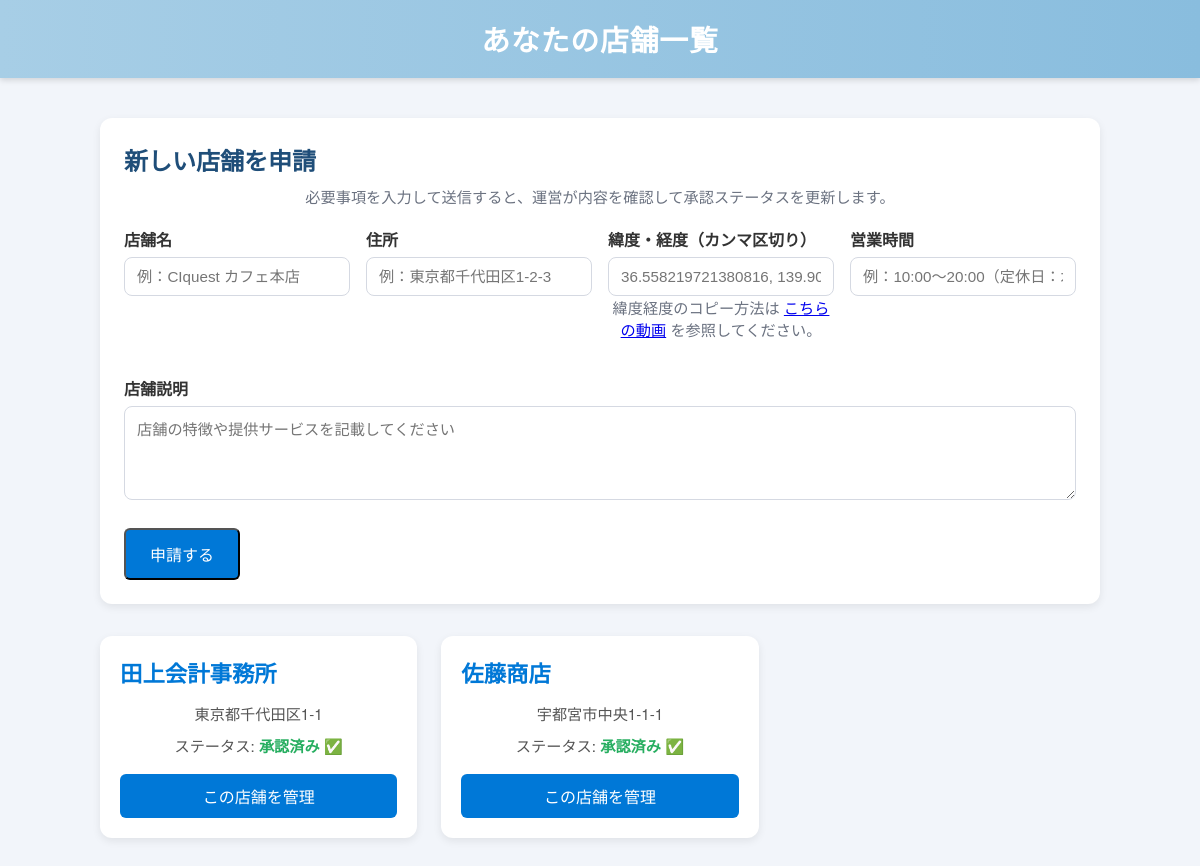
The app's page /owner/dashboard/ (signed in) with its own data.
### ciquest_model/models.py (models this page shows, shortened)
class Store(models.Model):
    STATUS_CHOICES = [
        ('pending', '審査中'),
        ('approved', '承認済み'),
        ('rejected', '却下'),
    ]
    store_id = models.AutoField(primary_key=True)
    owner = models.ForeignKey(StoreOwner, on_delete=models.CASCADE)
    name = models.CharField(max_length=100)
    address = models.CharField(max_length=255)
    latitude = models.DecimalField(max_digits=10, decimal_places=7)
    longitude = models.DecimalField(max_digits=10, decimal_places=7)
    business_hours = models.CharField(max_length=100, blank=True, null=True)
    store_description = models.TextField(blank=True, null=True)
    qr_code = models.CharField(max_length=255, unique=True)
    status = models.CharField(max_length=20, choices=STATUS_CHOICES, default='pending')
    created_at = models.DateTimeField(auto_now_add=True)

### owner/views.py (the view)
# urls.py: path('dashboard/', views.dashboard, name='owner_dashboard'),
def dashboard(request):
    owner_id = request.session.get("owner_id")
    if not owner_id:
        return redirect("login")
    owner = get_object_or_404(StoreOwner, pk=owner_id)
    stores = Store.objects.filter(owner=owner).order_by("-created_at")
    if request.method == "POST":
        application_form = StoreApplicationForm(request.POST)
        if application_form.is_valid():
            new_store = application_form.save(commit=False)
            new_store.owner = owner
            new_store.status = "pending"
            new_store.qr_code = _generate_unique_store_qr_code()
            new_store.save()
            messages.success(request, "店舗申請を受け付けました。審査結果をお待ちください。")
            return redirect("owner_dashboard")
    else:
        application_form = StoreApplicationForm()
    return render(
        request,
        "owner/dashboard.html",
        {"owner": owner, "stores": stores, "application_form": application_form},
    )

### owner/templates/owner/dashboard.html (shortened to what this page needs)
{% load static %}
<!DOCTYPE html>
<html lang="ja">
<head>
  <link rel="stylesheet" href="{% static 'css/owner/dashboard.css' %}">
</head>
<body>
  <header>
    <h1>あなたの店舗一覧</h1>
  </header>
  <main>
    <section class="store-application">
      <h2>新しい店舗を申請</h2>
      <p class="help-text">必要事項を入力して送信すると、運営が内容を確認して承認ステータスを更新します。</p>
      <form method="post" class="application-form">
        <div class="form-grid">
          <div class="form-field">
            <label for="{{ application_form.name.id_for_label }}">店舗名</label>
            {{ application_form.name }}
          </div>
          <div class="form-field">
            <label for="{{ application_form.address.id_for_label }}">住所</label>
            {{ application_form.address }}
          </div>
          <div class="form-field">
            <label for="{{ application_form.latlng.id_for_label }}">緯度・経度（カンマ区切り）</label>
            {{ application_form.latlng }}
            <p class="help-text">
              緯度経度のコピー方法は
              <a href="https://youtu.be/MeOihQEC68o" target="_blank" rel="noopener">こちらの動画</a>
              を参照してください。
            </p>
          </div>
          <div class="form-field">
            <label for="{{ application_form.business_hours.id_for_label }}">営業時間</label>
            {{ application_form.business_hours }}
          </div>
          <div class="form-field full">
            <label for="{{ application_form.store_description.id_for_label }}">店舗説明</label>
            {{ application_form.store_description }}
          </div>
        </div>
        <button type="submit" class="btn submit-btn">申請する</button>
      </form>
    </section>
    {% if stores %}
      <div class="store-list">
        {% for store in stores %}
          <div class="store-card">
            <h2>{{ store.name }}</h2>
            <p>{{ store.address }}</p>
            <p>ステータス:
              {% if store.status == "approved" %}
                <span class="approved">承認済み ✅</span>
              {% elif store.status == "pending" %}
                <span class="pending">審査中 ⏳</span>
              {% else %}
                <span class="rejected">却下 ❌</span>
              {% endif %}
            </p>
            <a href="{% url 'owner_store_home' store.store_id %}" class="btn">この店舗を管理</a>
          </div>
        {% endfor %}
      </div>
    {% else %}
      <p>まだ登録された店舗がありません。</p>
    {% endif %}
  </main>
</body>
</html>

### static/css/owner/dashboard.css (style rules this page uses)
body { font-family: "Helvetica Neue", Arial, sans-serif; background: #f2f5fa; margin: 0; padding: 0; color: #333; }
header { background: linear-gradient(90deg, #A7CEE6 0%, #89BDDE 100%); color: #fff; text-align: center; padding: 18px 0; box-shadow: 0 2px 6px rgba(0,0,0,0.15); }
header h1 { margin: 0; font-size: 1.8rem; letter-spacing: 0.03em; }
main { max-width: 1000px; margin: 40px auto; padding: 0 20px; }
.store-application { background: #ffffff; border-radius: 12px; box-shadow: 0 3px 8px rgba(0, 0, 0, 0.08); padding: 24px; margin-bottom: 32px; }
.store-application h2 { margin-top: 0; margin-bottom: 8px; color: #1f4e79; }
.store-application .help-text { margin-top: 0; margin-bottom: 20px; color: #6b7280; font-size: 0.95rem; }
.application-form { display: flex; flex-direction: column; gap: 16px; }
.form-grid { display: grid; grid-template-columns: repeat(auto-fit, minmax(220px, 1fr)); gap: 16px; }
.form-field { display: flex; flex-direction: column; }
.form-field.full { grid-column: 1 / -1; }
.form-field label { font-weight: 600; margin-bottom: 6px; }
.form-field input, .form-field textarea { border: 1px solid #d5d9e2; border-radius: 8px; padding: 10px 12px; font-size: 0.95rem; transition: border-color 0.2s, box-shadow 0.2s; }
.store-list { display: grid; grid-template-columns: repeat(auto-fill, minmax(280px, 1fr)); gap: 24px; }
.store-card { background: #fff; border-radius: 12px; box-shadow: 0 3px 8px rgba(0, 0, 0, 0.08); padding: 20px; transition: transform 0.15s ease, box-shadow 0.15s ease; display: flex; flex-direction: column; justify-content: space-between; }
.store-card h2 { margin: 0 0 8px; color: #0078d7; font-size: 1.4rem; }
.store-card p { margin: 5px 0; font-size: 0.95rem; color: #555; }
.approved { color: #27ae60; font-weight: bold; }
.btn { display: inline-block; text-align: center; background: #0078d7; color: #fff; padding: 10px 16px; border-radius: 6px; margin-top: 12px; font-size: 1rem; text-decoration: none; transition: background 0.2s, transform 0.1s; }
.submit-btn { align-self: flex-start; padding: 12px 24px; }
main p { text-align: center; color: #777; font-size: 1rem; margin-top: 60px; }

### records on screen
Store: name "田上会計事務所", address "東京都千代田区1-1", status "承認済み ✅"
Store: name "佐藤商店", address "宇都宮市中央1-1-1", status "承認済み ✅"
